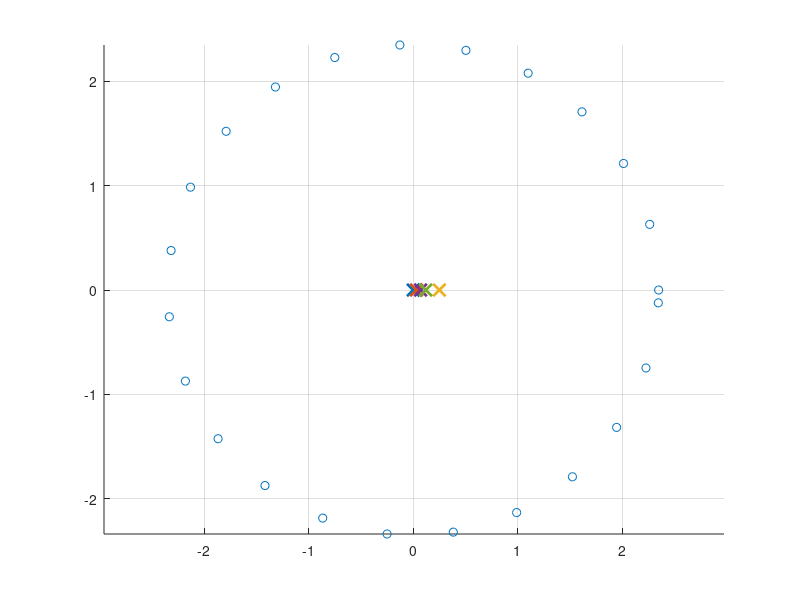

This figure's MATLAB source: (Note: this script raises an error after producing the figure.)
clf
close all
%clear

indatafolder = 'Meyer4XPmeasurements_data/';
filenamestart = 'Meyer';
filenameend = '_S01_R01.etx';

filenumbers = [0:120];
nfiles = length(filenumbers);
numberofsampelstoread = 2000;

reloadfiles =1;

nfft = 8192;
%ivfft = 320:1300;
ivfft = 320 + [0:479];  % 480 samples = 10 ms
ivfft = 320 + [0:239];  % 240 samples = 5 ms

plotalsosim = 0;

ivplot = 301:500;
shiftamplp = 0.2;
shiftamp = 0.5;

nfirlp = 101;
freqlpfir = 5000;

%%%%%%%%%%%%%%%%%%%%%%%%%%%%%%%%

if reloadfiles == 0
    disp(' ')
    for ii = 1:nfiles
        II = int2str(filenumbers(ii));
        if round(ii/10)*10 == ii
            disp(['   Loading file: ',II])
        end
        if filenumbers(ii) < 10
            II = ['00',II];
        elseif filenumbers(ii) < 100
            II = ['0',II];
        end
        filename = [indatafolder,filenamestart,II,filenameend];
        [ir,fs] = readetxfile(filename,numberofsampelstoread);
    
        if ii == 1
            allirs = zeros(length(ir),nfiles);
            allirslp = zeros(length(ir),nfiles);
            Blp = fir1(nfirlp,freqlpfir/(fs/2));
        end
        allirs(:,ii) = -ir;
        irf = contwo(-ir,Blp);
        irf = irf(floor(nfirlp/2):end);
        irf = irf(1:length(ir));
        allirslp(:,ii) = irf;
    end
end

%Discrete IR Code
%clf
r = 2.35; %m
xc = 0;   %center x
yc = 0;   %center y

n_meas = 24;

theta = linspace(0,2*pi-((3*pi)/180),n_meas); %if n_meas is 120
%theta = linspace(0,2*pi,n_meas);                %if n_meas is 121
x = r*cos(theta) + xc;
y = r*sin(theta) + yc;

mic_xyz = cat(1, x, y, zeros(1, n_meas));

ES1 = [0.0,0,0];
ES2 = [0.03,0,0];
ES3 = [0.25,0,0];
% ES1 = [0.05,-0.05,0];
% ES2 = [0.07,0.1,0];
% ES3 = [0.07,-0.1,0];
ES4 = [0.07,0,0];
ES5 = [0.12,0,0];


ES_xyz = cat(1, ES1, ES2, ES3, ES4, ES5);
n_source = 5;

figure(2)
scatter(x,y)
hold on
plot(ES1(1),ES1(2), 'x', 'LineWidth', 2, 'MarkerSize', 9);
plot(ES2(1),ES2(2), 'x', 'LineWidth', 2, 'MarkerSize', 9);
plot(ES3(1),ES3(2), 'x', 'LineWidth', 2, 'MarkerSize', 9);
plot(ES4(1),ES4(2), 'x', 'LineWidth', 2, 'MarkerSize', 9);
plot(ES5(1),ES5(2), 'x', 'LineWidth', 2, 'MarkerSize', 9);
grid
axis equal
hold off

r_ES = EDcalcdist(ES_xyz, mic_xyz.');
r_ES1 = r_ES(1,:);
r_ES2 = r_ES(2,:);
r_ES3 = r_ES(3,:);
r_ES = r_ES(1:5,:);

% Discretization error for impulse responses

% samplemethod = 1 -> round at low fs
% samplemethod = 2 -> round at high fs and decimate
% samplemethod = 3 -> round at low fs but split pulse between two samples

samplemethod = 2;

% Generate discrete-time IRs
% Exact arrival times
cair = 343;

% Approach 1: round to nearest discrete time-sample
fs = 48000;

if samplemethod == 2
    noversamp = 8;
    fs_oversamp = fs*noversamp;
    dt = 1/fs_oversamp;
elseif samplemethod == 1 % Approach 1: round to nearest discrete time-sample
    dt = 1/fs;
elseif samplemethod == 3 
    dt = 1/fs;
end

n_exact = zeros(n_source, n_meas);
n_rounded = zeros(n_source, n_meas);

for i = 1:n_source
    for j = 1:n_meas
        t_ij = r_ES(i,j)/cair;
        n_exact(i,j) = t_ij/dt + 1;
        n_rounded(i,j) = round(t_ij/dt) + 1;
    end
end

irmaxlength = -inf;
for i = 1:n_source
    if max(n_rounded(i,:)) > irmaxlength
        irmaxlength = max(n_rounded(i,:));
    end
end
irmaxlength = irmaxlength+1;

ir = zeros(irmaxlength+2500, n_source, n_meas);
nfft = 8192;
F = zeros(nfft,n_source, n_meas);

if samplemethod == 1
    for i = 1:n_source
        for j = 1:n_meas
            ir(n_rounded(i,j),i,j) = 1/r_ES(i,j);   
            F(:,i,j) = fft(ir(:,i,j),nfft);
        end
    end
elseif samplemethod == 2
    c = zeros(ceil((irmaxlength+2500)/noversamp), n_source, n_meas);
    for i = 1:n_source
        for j = 1:n_meas
            frac = n_exact(i,j) - floor(n_exact(i,j));
            ir(floor(n_exact(i,j)),i,j) = 1/r_ES(i,j)*(1-frac);
            ir(floor(n_exact(i,j))+1,i,j) = 1/r_ES(i,j)*frac;
            w = ir(:,i,j);
            c(:,i,j) = noversamp*decimate(w,noversamp,1000,'fir');
            F(:,i,j) = fft(c(:,i,j),nfft);
        end
    end
    ir = c;
elseif samplemethod == 3
    for i = 1:n_source
        for j = 1:n_meas
            frac = n_exact(i,j) - floor(n_exact(i,j));
            ir(floor(n_exact(i,j)),i,j) = 1/r_ES(i,j)*(1-frac);
            ir(floor(n_exact(i,j))+1,i,j) = 1/r_ES(i,j)*frac;
            
            F(:,i,j) = fft(ir(:,i,j),nfft);
        end
    end
end

fvec_fft = fs/nfft*[0:nfft/2-1].';

ptot_fromIR = sum(F,[2 3]);
ptot_fromIR = ptot_fromIR(1:nfft/2);
ptot_fromIR = squeeze(ptot_fromIR);

% Truth: FD results

cair = 343;
kvec = 2*pi*fvec_fft/cair;

% Correct answer, in freq. domain
ptot = 0;
for i = 1:n_source
    for j = 1:n_meas
        ptot = ptot + exp(-1i*kvec*r_ES(i,j))/r_ES(i,j);
    end     
end

if samplemethod == 2
    % Correct scale for IR results
    %ptot_fromIR = ptot_fromIR*(1/r1 + 1/r2)/(sum(ir1)+sum(ir2));
    %ptot_fromIR = ptot_fromIR*(sum(1./r1))/(sum(ir, 'all'));
end

xinput = ir;
n_steps = length(xinput);
%h_length = 2e2;
h_length = length(ir);
h_startestimate = zeros(h_length,n_source);
y_step = 120/n_meas;
% youtput = cat(1, allirs(:,1:y_step:120), zeros(3000,n_meas));
youtput = allirslp(:,1:y_step:120);
w1 = window(@hamming,135);
% test2 = zeros(length(youtput),n_meas);
% test2(290:424,:) = youtput(290:424,:).*w1;
% youtput = test2;
% convfactor = 0.00009;
convfactor = 0.0001;
%convfactor = 0.00234;

[q_est,errorhistory] = MC_LMS_Ncoeffs(xinput,youtput,n_source,n_meas,h_length,convfactor,n_steps);
totalerrorhistory = errorhistory(end,:);

i = 22;

while i > 0
    [q_est,errorhistory] = MC_LMS_Ncoeffs(xinput,youtput,n_source,n_meas,h_length,convfactor,n_steps,q_est);
    totalerrorhistory = [totalerrorhistory; errorhistory(end,:)];
    i = i-1;
end
figure(7)
semilogy(abs(totalerrorhistory))
title('errorhist')
grid


y_est_2_len = contwo(q_est, ir);
y_est_2 = zeros(length(y_est_2_len), n_meas);
for i = 1:n_meas
    for j = 1:n_source
        y_est_2(:,i) = y_est_2(:,i) + contwo(q_est(:,j), ir(:,j,i));
    end
end

y_est_1 = zeros(length(youtput), n_meas);
for ii =1:n_steps
    for kk = 1:n_meas
        for jj = 1:n_source
        
            flippedx = ir(ii:-1:max([1 ii-h_length+1]),jj,kk);
            lengthflippedx = length(flippedx);
            if lengthflippedx < h_length
              flippedx = [flippedx;zeros(h_length-lengthflippedx,1)];
            end
            y_est_1(ii,kk) = y_est_1(ii,kk) + sum(flippedx.*q_est(:,jj));
            
        end
    end
end

% for ii =1:length(q_est)
%     for jj = 1:n_source
%         for kk = 1:n_meas
%             flippedx = q_est(ii:-1:max([1 ii-h_length+1]),jj);
%             lengthflippedx = length(flippedx);
%             if lengthflippedx < h_length
%               flippedx = [flippedx;zeros(h_length-lengthflippedx,1)];
%             end
%             y_est_1(ii,kk) = y_est_1(ii,kk) + sum(flippedx.*ir(:,jj,kk));
%             
%         end
%     end
% end

nfft = 4096;
fvec = fs/nfft*[0:nfft/2-1];
froutput = fft(youtput(:,1),nfft); 
froutput = froutput(1:nfft/2);
frest = fft(y_est_1(:,1),nfft); 
frest = frest(1:nfft/2);

figure(9)
% plot(lowpass(y_est_1(:,1),7000,48000))
plot(y_est_1(:,1),'-k')
xlim([200 800])
hold on
plot(y_est_2(:,1),'*')
xlim([200 800])
title('y_{est} vs y_{real}')
plot(youtput(:,1),'--')
legend('y_{est1}','y_{est1}','y_{real}')

figure(10)
semilogx(fvec,20*log10(abs(froutput)),fvec,20*log10(abs(frest)),'o' )
legend('froutput','frest')
grid

figure(11)
plot(y_est_1)
title('y_{est1}')
figure(19)
plot(y_est_2)
title('y_{est2}')
xlim([200 600])

figure(12)
plot(y_est_1+0.2*[0:n_meas-1])
xlim([200 600])
figure(13)
plot(youtput + 0.2*[0:n_meas-1])
xlim([200 600])

figure(14)
subplot(4,1,1)
plot(q_est(:,1))
title('q_{est1}')
subplot(4,1,2)
plot(q_est(:,2))
title('q_{est2}')
% subplot(4,1,3)
% plot(q_est(:,3))
% title('q_{est3}')
% subplot(4,1,4)
% plot(q_est(:,4))
% title('q_{est4}')